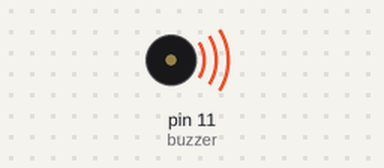
Recording of a sketch running on a simulated Arduino Uno, built with avr-gcc and run on an emulated ATmega328P. On the bench: buzzer (waves = sounding, pin HIGH).

Above: at 0.2 s.
Timing chart, 0 to 3.0 s (numbered marks = the images above):
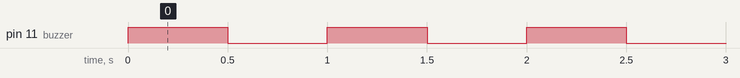

Measured:
- by itself, pin 11 (buzzer): alternates HIGH for 0.50 s and LOW for 0.50 s

The sketch:

Buzzer_active.ino
```cpp
int buzzer = 11;

void setup() {
  pinMode(buzzer, OUTPUT);
}

void loop() {
  digitalWrite(buzzer, HIGH);
  delay(500);
  digitalWrite(buzzer, LOW);
  delay(500);
}
```
